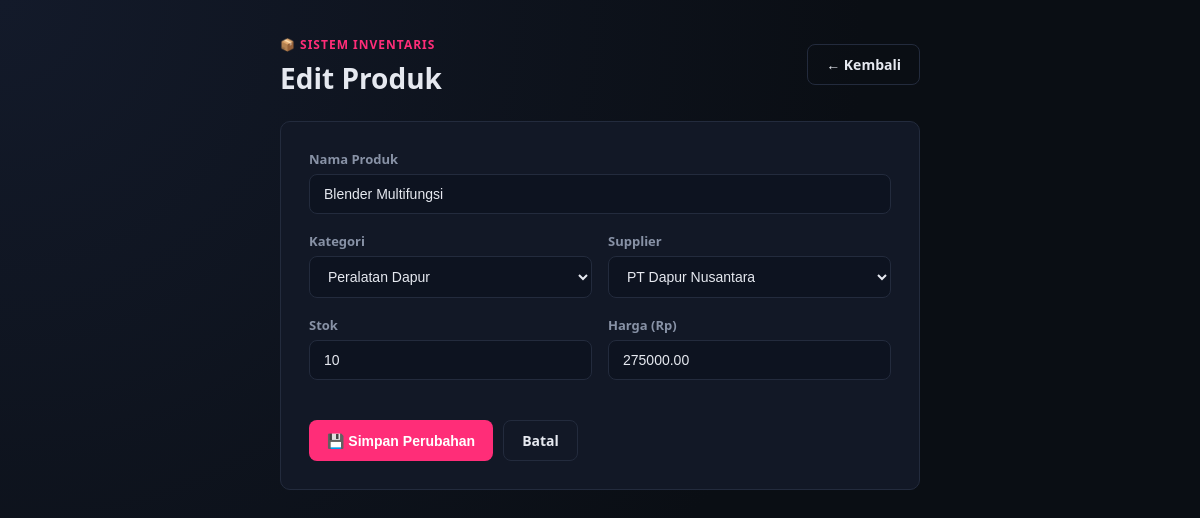
Page /update.php?id=4 on the committed database.
### tables this page shows
CREATE TABLE IF NOT EXISTS produk (
    id_produk INT AUTO_INCREMENT PRIMARY KEY,
    nama_produk VARCHAR(150) NOT NULL,
    id_kategori INT NOT NULL,
    id_supplier INT NOT NULL,
    stok INT NOT NULL DEFAULT 0,
    harga DECIMAL(12,2) NOT NULL DEFAULT 0,
    created_at TIMESTAMP DEFAULT CURRENT_TIMESTAMP,
    updated_at TIMESTAMP DEFAULT CURRENT_TIMESTAMP ON UPDATE CURRENT_TIMESTAMP,
    CONSTRAINT fk_produk_kategori FOREIGN KEY (id_kategori)
        REFERENCES kategori(id_kategori) ON DELETE RESTRICT ON UPDATE CASCADE,
    CONSTRAINT fk_produk_supplier FOREIGN KEY (id_supplier)
        REFERENCES supplier(id_supplier) ON DELETE RESTRICT ON UPDATE CASCADE
);

CREATE TABLE IF NOT EXISTS kategori (
    id_kategori INT AUTO_INCREMENT PRIMARY KEY,
    nama_kategori VARCHAR(100) NOT NULL,
    created_at TIMESTAMP DEFAULT CURRENT_TIMESTAMP
);

CREATE TABLE IF NOT EXISTS supplier (
    id_supplier INT AUTO_INCREMENT PRIMARY KEY,
    nama_supplier VARCHAR(150) NOT NULL,
    kontak VARCHAR(50) NOT NULL,
    alamat VARCHAR(255) DEFAULT NULL,
    created_at TIMESTAMP DEFAULT CURRENT_TIMESTAMP
);

### includes/functions.php (called while the page is built, shortened)
<?php
function h(?string $string): string
{
    return htmlspecialchars($string ?? '', ENT_QUOTES, 'UTF-8');
}

### update.php (the view, shortened to what this page needs)
<?php
require_once __DIR__ . '/includes/functions.php';
$pdo = Database::getInstance()->getConnection();
$id = (int) ($_GET['id'] ?? 0);
$stmt = $pdo->prepare("SELECT * FROM produk WHERE id_produk = :id");
$stmt->execute([':id' => $id]);
$produk = $stmt->fetch();
$kategoriList = $pdo->query("SELECT id_kategori, nama_kategori FROM kategori ORDER BY nama_kategori")->fetchAll();
$supplierList = $pdo->query("SELECT id_supplier, nama_supplier FROM supplier ORDER BY nama_supplier")->fetchAll();
?>
<!DOCTYPE html>
<html lang="id">
<head>
<link rel="stylesheet" href="assets/style.css">
</head>
<body>
<div class="container container-form">
    <header class="page-header">
        <div>
            <span class="badge">📦 Sistem Inventaris</span>
            <h1>Edit Produk</h1>
        </div>
        <a href="index.php" class="btn btn-outline">← Kembali</a>
    </header>
    <form action="process/update_process.php" method="POST" class="card-form">
        <div class="form-group">
            <label for="nama_produk">Nama Produk</label>
            <input type="text" id="nama_produk" name="nama_produk" required maxlength="150"
                   value="<?= h($produk['nama_produk']) ?>">
        </div>
        <div class="form-row">
            <div class="form-group">
                <label for="id_kategori">Kategori</label>
                <select id="id_kategori" name="id_kategori" required>
                    <?php foreach ($kategoriList as $k): ?>
                        <option value="<?= (int) $k['id_kategori'] ?>"
                            <?= (int) $k['id_kategori'] === (int) $produk['id_kategori'] ? 'selected' : '' ?>>
                            <?= h($k['nama_kategori']) ?>
                        </option>
                    <?php endforeach; ?>
                </select>
            </div>
            <div class="form-group">
                <label for="id_supplier">Supplier</label>
                <select id="id_supplier" name="id_supplier" required>
                    <?php foreach ($supplierList as $s): ?>
                        <option value="<?= (int) $s['id_supplier'] ?>"
                            <?= (int) $s['id_supplier'] === (int) $produk['id_supplier'] ? 'selected' : '' ?>>
                            <?= h($s['nama_supplier']) ?>
                        </option>
                    <?php endforeach; ?>
                </select>
            </div>
        </div>
        <div class="form-row">
            <div class="form-group">
                <label for="stok">Stok</label>
                <input type="number" id="stok" name="stok" required min="0" value="<?= (int) $produk['stok'] ?>">
            </div>
            <div class="form-group">
                <label for="harga">Harga (Rp)</label>
                <input type="number" id="harga" name="harga" required min="0" step="0.01" value="<?= h((string) $produk['harga']) ?>">
            </div>
        </div>
        <div class="form-actions">
            <button type="submit" class="btn btn-primary">💾 Simpan Perubahan</button>
            <a href="index.php" class="btn btn-outline">Batal</a>
        </div>
    </form>
</div>
</body>
</html>

### assets/style.css (style rules this page uses)
:root { --bg: #0a0e14; --bg-card: #121826; --border: #232b3d; --pink: #ff2d78; --green: #2ee6a6; --text: #e6e9f0; --text-muted: #8892a6; --danger: #ff5470; --radius: 10px; }
* { box-sizing: border-box; }
body { margin: 0; font-family: 'Segoe UI', Roboto, Arial, sans-serif; background: radial-gradient(circle at top left, #131a2a, var(--bg) 60%); color: var(--text); min-height: 100vh; padding: 32px 16px; }
.container { max-width: 1100px; margin: 0 auto; }
.container-form { max-width: 640px; }
.page-header { display: flex; justify-content: space-between; align-items: center; flex-wrap: wrap; gap: 12px; margin-bottom: 24px; }
.badge { display: inline-block; color: var(--pink); font-weight: 700; letter-spacing: 1px; font-size: 12px; text-transform: uppercase; margin-bottom: 6px; }
.page-header h1 { margin: 0; font-size: 28px; }
.btn { display: inline-block; padding: 10px 18px; border-radius: 8px; text-decoration: none; font-weight: 600; font-size: 14px; cursor: pointer; border: none; transition: transform .12s ease, opacity .12s ease; }
.btn-primary { background: var(--pink); color: #fff; }
.btn-outline { background: transparent; color: var(--text); border: 1px solid var(--border); }
.card-form { background: var(--bg-card); border: 1px solid var(--border); border-radius: var(--radius); padding: 28px; }
.form-group { margin-bottom: 18px; }
.form-row { display: flex; gap: 16px; }
.form-row .form-group { flex: 1; }
label { display: block; margin-bottom: 6px; font-size: 13px; color: var(--text-muted); font-weight: 600; }
input[type="text"], input[type="number"], select { width: 100%; padding: 11px 14px; border-radius: 8px; border: 1px solid var(--border); background: #0d1320; color: var(--text); font-size: 14px; }
.form-actions { display: flex; gap: 10px; margin-top: 22px; }

### rows in the picture
produk: nama_produk "Blender Multifungsi", id_kategori "Peralatan Dapur", id_supplier "PT Dapur Nusantara", stok "10", harga "275000.00"
